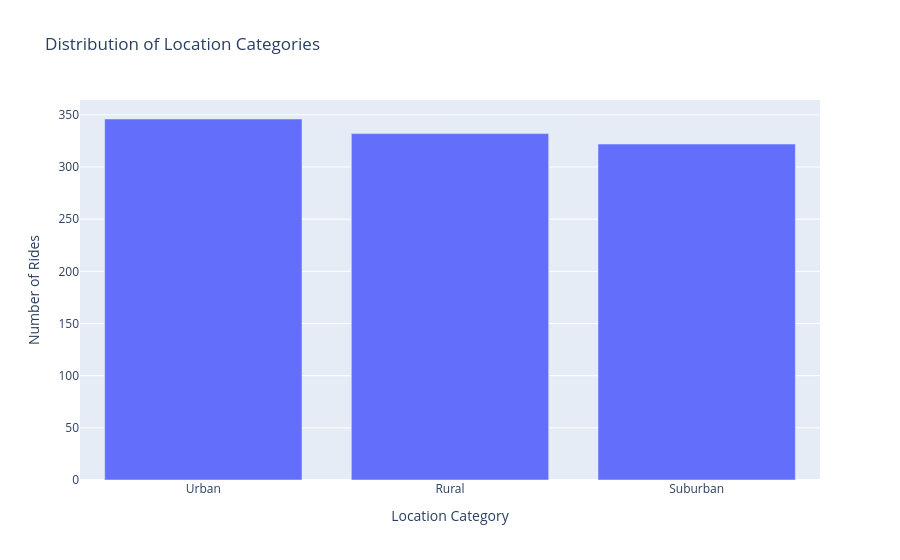

Source (notebook cell):
### Markdown cell above
Location Category

### Code cell
location_counts = (
    df['Location_Category']
    .value_counts()
    .reset_index()
)

location_counts.columns = ['Location_Category', 'Count']

fig = px.bar(
    location_counts,
    x='Location_Category',
    y='Count',
    title='Distribution of Location Categories',
    labels={
        'Location_Category': 'Location Category',
        'Count': 'Number of Rides'
    }
)

fig.show()

### Figure 1 — Plotly figure (JSON) as saved in the notebook; plotly's stock layout.template omitted (floating-point values rounded to 4 significant figures)
{"data": [{"hovertemplate": "Location Category=%{x}<br>Number of Rides=%{y}<extra></extra>", "legendgroup": "", "marker": {"color": "#636efa", "pattern": {"shape": ""}}, "name": "", "orientation": "v", "showlegend": false, "textposition": "auto", "type": "bar", "x": ["Urban", "Rural", "Suburban"], "xaxis": "x", "y": [346, 332, 322], "yaxis": "y"}], "layout": {"barmode": "relative", "legend": {"tracegroupgap": 0}, "title": {"text": "Distribution of Location Categories"}, "xaxis": {"anchor": "y", "domain": [0, 1], "title": {"text": "Location Category"}}, "yaxis": {"anchor": "x", "domain": [0, 1], "title": {"text": "Number of Rides"}}}}
